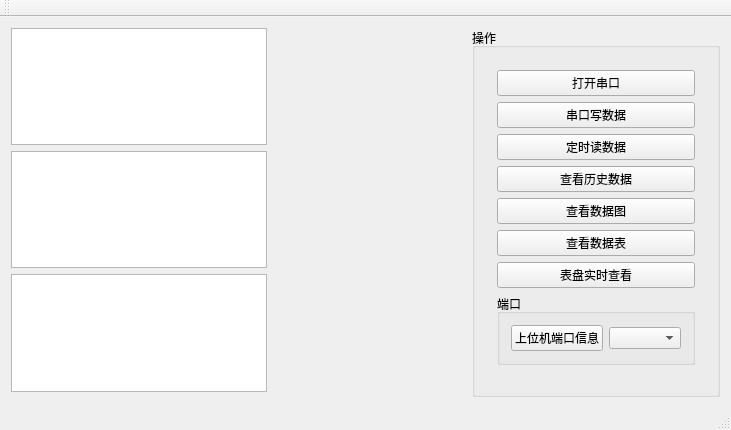
<?xml version="1.0" encoding="UTF-8"?>
<ui version="4.0">
 <class>MainWindow</class>
 <widget class="QMainWindow" name="MainWindow">
  <property name="geometry">
   <rect>
    <x>0</x>
    <y>0</y>
    <width>731</width>
    <height>430</height>
   </rect>
  </property>
  <property name="minimumSize">
   <size>
    <width>600</width>
    <height>400</height>
   </size>
  </property>
  <property name="windowTitle">
   <string>SF6气体监测系统</string>
  </property>
  <property name="windowIcon">
   <iconset resource="mainwindow.qrc">
    <normaloff>:/image/lanso.png</normaloff>:/image/lanso.png</iconset>
  </property>
  <widget class="QWidget" name="centralWidget">
   <property name="sizePolicy">
    <sizepolicy hsizetype="Expanding" vsizetype="Expanding">
     <horstretch>0</horstretch>
     <verstretch>0</verstretch>
    </sizepolicy>
   </property>
   <layout class="QHBoxLayout" name="horizontalLayout_2">
    <item>
     <layout class="QGridLayout" name="gridLayout">
      <item row="0" column="1">
       <layout class="QHBoxLayout" name="horizontalLayout_3">
        <item>
         <layout class="QVBoxLayout" name="verticalLayout_4">
          <item>
           <spacer name="verticalSpacer_2">
            <property name="orientation">
             <enum>Qt::Vertical</enum>
            </property>
            <property name="sizeHint" stdset="0">
             <size>
              <width>20</width>
              <height>40</height>
             </size>
            </property>
           </spacer>
          </item>
          <item>
           <widget class="QTextEdit" name="textEditTest">
            <property name="enabled">
             <bool>true</bool>
            </property>
           </widget>
          </item>
          <item>
           <widget class="QTextEdit" name="textEditRcvDisplay"/>
          </item>
          <item>
           <spacer name="verticalSpacer_3">
            <property name="orientation">
             <enum>Qt::Vertical</enum>
            </property>
            <property name="sizeHint" stdset="0">
             <size>
              <width>20</width>
              <height>40</height>
             </size>
            </property>
           </spacer>
          </item>
          <item>
           <widget class="QTextEdit" name="textEditDebug"/>
          </item>
          <item>
           <spacer name="verticalSpacer">
            <property name="orientation">
             <enum>Qt::Vertical</enum>
            </property>
            <property name="sizeHint" stdset="0">
             <size>
              <width>20</width>
              <height>80</height>
             </size>
            </property>
           </spacer>
          </item>
         </layout>
        </item>
        <item>
         <spacer name="horizontalSpacer">
          <property name="orientation">
           <enum>Qt::Horizontal</enum>
          </property>
          <property name="sizeHint" stdset="0">
           <size>
            <width>40</width>
            <height>20</height>
           </size>
          </property>
         </spacer>
        </item>
        <item>
         <widget class="QGroupBox" name="groupBox">
          <property name="sizePolicy">
           <sizepolicy hsizetype="Expanding" vsizetype="Expanding">
            <horstretch>0</horstretch>
            <verstretch>0</verstretch>
           </sizepolicy>
          </property>
          <property name="font">
           <font>
            <pointsize>9</pointsize>
           </font>
          </property>
          <property name="title">
           <string>操作</string>
          </property>
          <layout class="QHBoxLayout" name="horizontalLayout_4">
           <item>
            <widget class="QWidget" name="operateWidget" native="true">
             <property name="sizePolicy">
              <sizepolicy hsizetype="Expanding" vsizetype="Expanding">
               <horstretch>0</horstretch>
               <verstretch>0</verstretch>
              </sizepolicy>
             </property>
             <layout class="QVBoxLayout" name="verticalLayout">
              <item>
               <widget class="QPushButton" name="pushButtonSerial">
                <property name="text">
                 <string>打开串口</string>
                </property>
               </widget>
              </item>
              <item>
               <widget class="QPushButton" name="pushButtonWriteSerialPort">
                <property name="text">
                 <string>串口写数据</string>
                </property>
               </widget>
              </item>
              <item>
               <widget class="QPushButton" name="pushButtonReadData">
                <property name="text">
                 <string>定时读数据</string>
                </property>
               </widget>
              </item>
              <item>
               <widget class="QPushButton" name="pushButtonSheet">
                <property name="text">
                 <string>查看历史数据</string>
                </property>
               </widget>
              </item>
              <item>
               <widget class="QPushButton" name="pushButtonChartStatus">
                <property name="text">
                 <string>查看数据图</string>
                </property>
               </widget>
              </item>
              <item>
               <widget class="QPushButton" name="pushButtonAllSheet">
                <property name="text">
                 <string>查看数据表</string>
                </property>
               </widget>
              </item>
              <item>
               <widget class="QPushButton" name="pushButton_dashBoard">
                <property name="text">
                 <string>表盘实时查看</string>
                </property>
               </widget>
              </item>
              <item>
               <widget class="QGroupBox" name="groupBox_ComInfo">
                <property name="title">
                 <string>端口</string>
                </property>
                <layout class="QHBoxLayout" name="horizontalLayout_5">
                 <item>
                  <layout class="QHBoxLayout" name="horizontalLayout">
                   <item>
                    <widget class="QPushButton" name="pushButtonConnectInfo">
                     <property name="text">
                      <string>上位机端口信息</string>
                     </property>
                    </widget>
                   </item>
                   <item>
                    <widget class="QComboBox" name="comboBoxIsActiveCom"/>
                   </item>
                  </layout>
                 </item>
                </layout>
               </widget>
              </item>
              <item>
               <spacer name="verticalSpacer_4">
                <property name="orientation">
                 <enum>Qt::Vertical</enum>
                </property>
                <property name="sizeHint" stdset="0">
                 <size>
                  <width>20</width>
                  <height>40</height>
                 </size>
                </property>
               </spacer>
              </item>
             </layout>
            </widget>
           </item>
          </layout>
         </widget>
        </item>
       </layout>
      </item>
     </layout>
    </item>
   </layout>
  </widget>
  <widget class="QToolBar" name="mainToolBar">
   <attribute name="toolBarArea">
    <enum>TopToolBarArea</enum>
   </attribute>
   <attribute name="toolBarBreak">
    <bool>false</bool>
   </attribute>
  </widget>
  <widget class="QStatusBar" name="statusBar"/>
 </widget>
 <layoutdefault spacing="6" margin="11"/>
 <resources>
  <include location="mainwindow.qrc"/>
 </resources>
 <connections/>
</ui>
